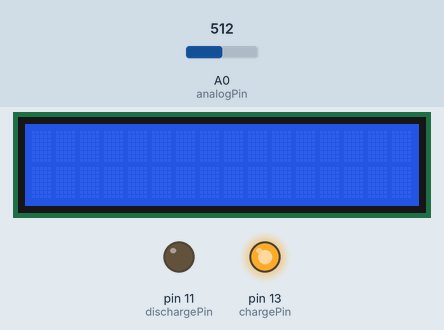
Simulated run of this sketch. Board: Arduino Uno, built with avr-gcc and run on an emulated ATmega328P. Parts: 16×2 character LCD, output pins drawn as LEDs (lit = HIGH). Inputs (shaded band) come from the test bench; at power-on: A0 (analogPin) = 512. What the sketch prints to the serial monitor is not drawn.

Above: at 1.2 s.
1.3 s: A0 (analogPin) set to 630
2.8 s: A0 (analogPin) set to 655
At 4.0 s:
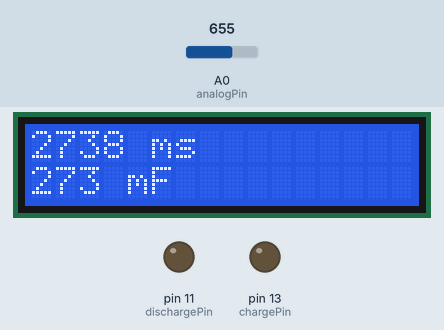
4.3 s: A0 (analogPin) set to 0
At 5.6 s:
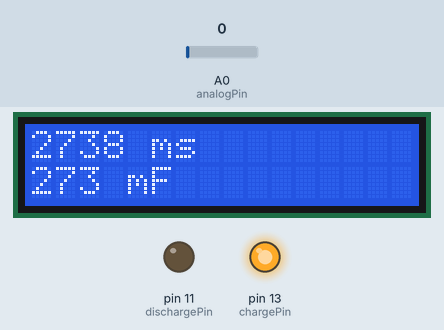
Timing chart, 0 to 7.3 s (numbered marks = the images above; inputs shaded):
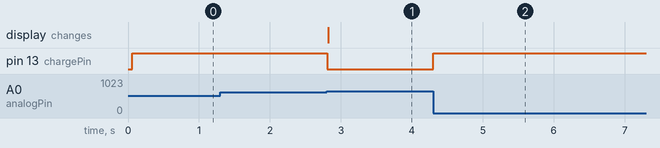

Measured:
- the behaviour switches between 647 and 648 on A0 (analogPin) (found by bisection; images 0 and 1)
- after the input at 1.3 s, every drawn part: stays the same
- after the input at 2.8 s, pin 13 (chargePin): HIGH → LOW at once; the display: changes at once (image 1)
- after the input at 4.3 s, pin 13 (chargePin): LOW → HIGH at once

The sketch:

lab23_sketch.ino
```cpp
/*  RCTiming_capacitance_meter

 *   Paul Badger 2008

 *  Demonstrates use of RC time constants to measure the value of a capacitor

 *

 * Theory   A capacitor will charge, through a resistor, in one time constant, defined as T seconds where

 *    TC = R * C

 *

 *    TC = time constant period in seconds

 *    R = resistance in ohms

 *    C = capacitance in farads (1 microfarad (ufd) = .000001 farad = 10^-6 farads )

 *

 *    The capacitor's voltage at one time constant is defined as 63.2% of the charging voltage.

 *

 *  Hardware setup:

 *  Test Capacitor between common point and ground (positive side of an electrolytic capacitor  to common)

 *  Test Resistor between chargePin and common point

 *  220 ohm resistor between dischargePin and common point

 *  Wire between common point and analogPin (A/D input)

 */

#include <LiquidCrystal.h>

#define analogPin      0          // analog pin for measuring capacitor voltage
#define chargePin      13         // pin to charge the capacitor - connected to one end of the charging resistor
#define dischargePin   11         // pin to discharge the capacitor
#define resistorValue  10000.0F   // change this to whatever resistor value you are using
                                  // F formatter tells compiler it's a floating point value


LiquidCrystal lcd(7, 6, 5, 4, 3, 2); // (RS, E, DB4, DB5, DB6, DB7)

unsigned long startTime;
unsigned long elapsedTime;
float microFarads;                // floating point variable to preserve precision, make calculations
float nanoFarads;


void setup() {
  lcd.begin(16, 2);
  Serial.begin(9600);             // initialize serial transmission for debugging

  pinMode(chargePin, OUTPUT);     // set chargePin to output
  digitalWrite(chargePin, LOW);
}


void loop() {

  digitalWrite(chargePin, HIGH);  // set chargePin HIGH and capacitor charging

  startTime = millis();

  while(analogRead(analogPin) < 648) {}      // 647 is 63.2% of 1023, which corresponds to full-scale voltage

  elapsedTime = millis() - startTime;
  // convert milliseconds to seconds ( 10^-3 ) and Farads to microFarads ( 10^6 ),  net 10^3 (1000)
  microFarads = ((float)elapsedTime / resistorValue) * 1000;

  lcd.clear();
  lcd.setCursor(0, 0);
  lcd.print(elapsedTime);       // print the value
  Serial.print(elapsedTime);
  lcd.print(" ms");         // print units and carriage return
  Serial.print(" ms | ");
  lcd.setCursor(0, 1);
  if (microFarads > 1){
    lcd.print((long)microFarads);       // print the value
    Serial.print((long)microFarads);
    lcd.print(" mF");         // print units and carriage return
    Serial.println(" mF");
  }
  else
  {
    // if value is smaller than one microFarad, convert to nanoFarads (10^-9 Farad).
    // This is  a workaround because Serial.print will not print floats
    nanoFarads = microFarads * 1000.0;      // multiply by 1000 to convert to nanoFarads (10^-9 Farads)
    lcd.print((long)nanoFarads);         // print the value
    Serial.print((long)nanoFarads);
    lcd.print(" nF");          // print units and carriage return
    Serial.println(" nF");
  }

  /* dicharge the capacitor  */
  digitalWrite(chargePin, LOW);             // set charge pin to  LOW
  pinMode(dischargePin, OUTPUT);            // set discharge pin to output
  digitalWrite(dischargePin, LOW);          // set discharge pin LOW
  while(analogRead(analogPin) > 0) {}       // wait until capacitor is completely discharged
  pinMode(dischargePin, INPUT);            // set discharge pin back to input
}
```
